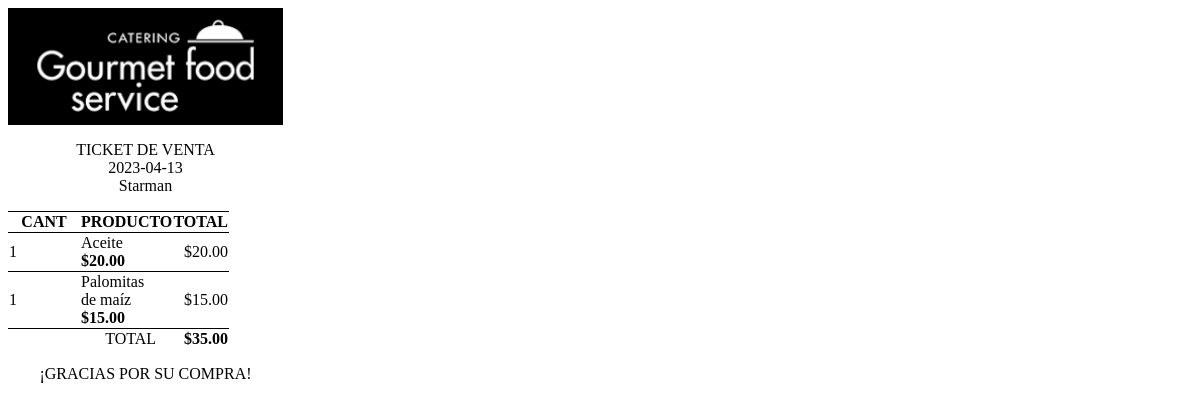
/imprimirTicket.php?id=4, run on the app's committed database.
### tables this page shows
CREATE TABLE `ventas` (
  `id` bigint(20) UNSIGNED NOT NULL,
  `id_cliente` int(20) NOT NULL,
  `fecha` date NOT NULL,
  `total` decimal(7,2) DEFAULT NULL
);

CREATE TABLE `clientes` (
  `id` int(11) NOT NULL,
  `empId` int(11) NOT NULL,
  `cedula` varchar(20) NOT NULL,
  `nombre` varchar(100) NOT NULL,
  `direccion` varchar(200) DEFAULT NULL,
  `centro costos` varchar(200) DEFAULT NULL,
  `consumos` int(11) NOT NULL,
  `estado` varchar(10) NOT NULL
);

CREATE TABLE `productos_vendidos` (
  `id` bigint(20) UNSIGNED NOT NULL,
  `id_producto` bigint(20) UNSIGNED NOT NULL,
  `cantidad` bigint(20) UNSIGNED NOT NULL,
  `id_venta` bigint(20) UNSIGNED NOT NULL
);

CREATE TABLE `productos` (
  `id` bigint(20) UNSIGNED NOT NULL,
  `codigo` varchar(255) NOT NULL,
  `descripcion` varchar(255) NOT NULL,
  `precioVenta` decimal(5,2) NOT NULL,
  `precioCompra` decimal(5,2) NOT NULL,
  `existencia` decimal(5,2) NOT NULL
);

### imprimirTicket.php (the view, shortened to what this page needs)
<?php
$id = $_GET["id"];
include_once "base_de_datos.php";
$sentencia = $base_de_datos->prepare("SELECT v.fecha, v.total, c.nombre FROM ventas v join clientes c on v.id_cliente=c.id WHERE v.id = ?");
$sentencia->execute([$id]);
$venta = $sentencia->fetchObject();
$sentenciaProductos = $base_de_datos->prepare("SELECT p.codigo, p.descripcion,p.precioVenta, pv.cantidad
FROM productos p
INNER JOIN
productos_vendidos pv
ON p.id = pv.id_producto
WHERE pv.id_venta = ?");
$sentenciaProductos->execute([$id]);
$productos = $sentenciaProductos->fetchAll();
?>
<body>
    <div class="ticket">
        <img src="./logo.png" alt="Logotipo">
        <p class="centrado">TICKET DE VENTA
            <br><?php echo $venta->fecha; ?>
            <br><?php echo $venta->nombre; ?>
        </p>
        <table>
            <thead>
                <tr>
                    <th class="cantidad">CANT</th>
                    <th class="producto">PRODUCTO</th>
                    <th class="precio">TOTAL</th>
                </tr>
            </thead>
            <tbody>
                <?php
                $total = 0;
                foreach ($productos as $producto) {
                    $subtotal = $producto->precioVenta * $producto->cantidad;
                    $total += $subtotal;
                ?>
                    <tr>
                        <td class="cantidad"><?php echo $producto->cantidad;  ?></td>
                        <td class="producto"><?php echo $producto->descripcion;  ?> <strong>$<?php echo number_format($producto->precioVenta, 2) ?></strong></td>
                        <td class="precio">$<?php echo number_format($subtotal, 2)  ?></td>
                    </tr>
                <?php } ?>
                <tr>
                    <td colspan="2" style="text-align: right;">TOTAL</td>
                    <td class="precio">
                        <strong>$<?php echo number_format($total, 2) ?></strong>
                    </td>
                </tr>
            </tbody>
        </table>
        <p class="centrado">¡GRACIAS POR SU COMPRA!
        </p>
    </div>
</body>

### imprimirTicket.php (style rules this page uses)
* { font-size: 16px; font-family: 'Times New Roman'; }
td, th, tr, table { border-top: 1px solid black; border-collapse: collapse; }
td.producto, th.producto { width: 75px; max-width: 75px; }
td.cantidad, th.cantidad { width: 70px; max-width: 70px; word-break: break-all; }
td.precio, th.precio { width: 70px; max-width: 70px; word-break: break-all; text-align: right; }
.centrado { text-align: center; align-content: center; }
.ticket { width: 275px; max-width: 275px; }
img { max-width: inherit; width: inherit; }

### data on the page
ventas: fecha "2023-04-13", id_cliente.nombre "Starman"
productos_vendidos: cantidad "1", id_producto.descripcion "Aceite", id_producto.precioVenta "20.00"
productos_vendidos: cantidad "1", id_producto.descripcion "Palomitas de maíz", id_producto.precioVenta "15.00"

### other printed values
$total "35.00"
